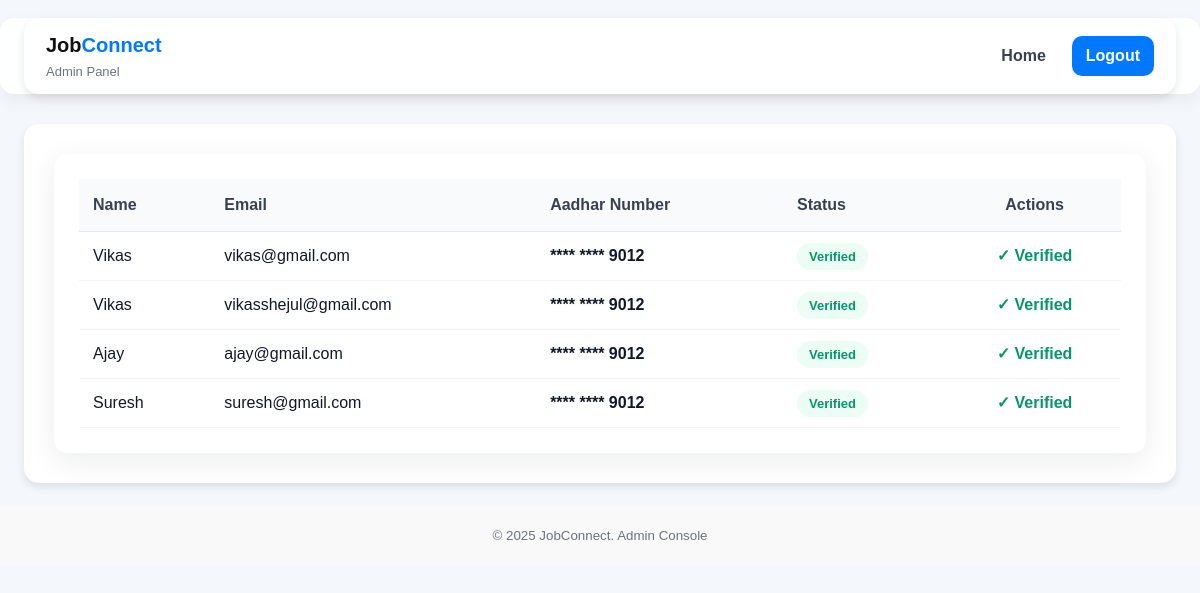
Page /admin (signed in) on the committed database.
### tables this page shows
CREATE TABLE users (
    id INTEGER PRIMARY KEY AUTOINCREMENT,
    name TEXT NOT NULL,
    email TEXT UNIQUE NOT NULL,
    password TEXT NOT NULL,
    role TEXT CHECK(role IN ('worker', 'employer')) NOT NULL
, is_verified INTEGER DEFAULT 0, adhar_no INTEGER (12), contact TEXT);

### app.py (the view)
@app.route('/admin')
def admin_dashboard():
    if not session.get('admin'):
        flash("Access denied.")
        return redirect(url_for('admin_login'))
    with get_conn() as conn:
        employers = conn.execute("""
            SELECT id, name, email, adhar_no, is_verified AS verified
            FROM users
            WHERE role='employer'
        """).fetchall()
    return render_template('admin_dashboard.html', employers=employers)

### app.py (called while the page is built)
def get_conn():
    conn = sqlite3.connect(DB_PATH, timeout=10)
    conn.row_factory = sqlite3.Row
    return conn

### templates/admin_dashboard.html (shortened to what this page needs)
<!DOCTYPE html>
<html lang="en">
<head>
  <link rel="stylesheet" href="{{ url_for('static', filename='css/style.css') }}">
</head>
<body>
  <header class="topbar">
    <div class="container">
      <div class="brand">
        <div class="logo">Job<span>Connect</span></div>
        <div class="subtitle">Admin Panel</div>
      </div>
      <nav class="nav">
        <a href="/admin" class="nav-link">Home</a>
        <a href="/logout" class="nav-cta">Logout</a>
      </nav>
    </div>
  </header>
  <main class="container admin-container">
    <div class="admin-card">
      <table class="admin-table">
        <thead>
          <tr>
            <th>Name</th>
            <th>Email</th>
            <th>Aadhar Number</th>
            <th>Status</th>
            <th style="text-align:center;">Actions</th>
          </tr>
        </thead>
        <tbody>
          {% for employer in employers %}
          <tr>
            <td>{{ employer['name'] }}</td>
            <td>{{ employer['email'] }}</td>
            <td>
              {% if employer['adhar_no'] %}
                {% set ad = employer['adhar_no'] | string %}
                <strong>**** **** {{ ad[-4:] }}</strong>
              {% else %}
                <span class="muted">Not provided</span>
              {% endif %}
            </td>
            <td>
              <span class="status-pill {% if employer['verified'] %}verified{% else %}pending{% endif %}">
                {% if employer['verified'] %}Verified{% else %}Pending{% endif %}
              </span>
            </td>
            <td class="actions-cell">
              {% if not employer['verified'] %}
                <form method="POST" action="{{ url_for('verify_employer', employer_id=employer['id']) }}">
                  <button class="btn small success">Verify</button>
                </form>
                <form method="POST" action="{{ url_for('reject_employer', employer_id=employer['id']) }}">
                  <button class="btn small danger">Reject</button>
                </form>
              {% else %}
                <span class="verified-check">✓ Verified</span>
              {% endif %}
            </td>
          </tr>
          {% endfor %}
        </tbody>
      </table>
    </div>
  </main>
  <footer class="footer">
    <small>© 2025 JobConnect. Admin Console</small>
  </footer>
</body>
</html>

### static/css/style.css (style rules this page uses)
* { margin: 0; padding: 0; box-sizing: border-box; font-family: "Poppins", sans-serif; }
body { background: #f4f7fc; color: #333; }
.container { max-width: 900px; margin: 40px auto; background: white; padding: 30px; border-radius: 15px; box-shadow: 0 4px 10px rgba(0,0,0,0.1); }
.logo { font-weight: 700; font-size: 1.5rem; }
.logo span { color: #0078ff; }
footer { text-align: center; padding: 25px; background: #f9f9f9; color: #555; margin-top: 40px; }
:root { --bg: #f4f7fc; --card: #fff; --muted: #6b7280; --accent: #0078ff; --accent-2: #1aa261; --shadow: 0 8px 30px rgba(16,24,40,0.08); --radius-lg: 14px; --radius-md: 10px; --container: 1200px; }
* { box-sizing:border-box;margin:0;padding:0 }
html,body { height:100% }
body { font-family: "Inter", "Poppins", system-ui, -apple-system, "Segoe UI", Roboto, "Helvetica Neue", Arial; background: var(--bg); color: #111827; -webkit-font-smoothing:antialiased; -moz-osx-font-smoothing:grayscale; line-height:1.5; }
.container { width: 96%; max-width: var(--container); margin: 0 auto; }
.topbar { background: rgba(255,255,255,0.9); backdrop-filter: blur(6px); border-radius: 14px; margin: 18px auto; box-shadow: 0 6px 18px rgba(2,6,23,0.06); }
.topbar .container { display:flex; align-items:center; gap:20px; padding: 12px 22px; }
.brand { display:flex;flex-direction:column;gap:2px }
.logo { font-weight:700;font-size:20px;color:#111 }
.logo span { color:var(--accent) }
.subtitle { font-size:13px;color:var(--muted) }
.nav { margin-left:auto;display:flex;gap:14px;align-items:center }
.nav-link { color:#374151;text-decoration:none;padding:8px 12px;border-radius:8px;font-weight:600 }
.nav-cta { background:var(--accent);color:#fff;padding:8px 14px;border-radius:10px;text-decoration:none;font-weight:700 }
.footer { margin-top:22px;padding:18px 0;text-align:center;color:var(--muted) }
.admin-container { margin-top: 30px; }
.admin-card { background: var(--card); padding: 25px; border-radius: var(--radius-lg); box-shadow: var(--shadow); }
.admin-table { width: 100%; border-collapse: collapse; }
.admin-table th { background: #f8fafc; padding: 14px; text-align: left; font-weight: 600; color: #374151; border-bottom: 1px solid #e5e7eb; }
.admin-table td { padding: 12px 14px; border-bottom: 1px solid #f1f5f9; }
.status-pill { padding: 6px 12px; border-radius: 14px; font-weight: 600; font-size: 13px; }
.status-pill.verified { background: #ecfdf5; color: #059669; }
.actions-cell { display: flex; gap: 8px; justify-content: center; }
.verified-check { color: #059669; font-weight: 700; }

### rows in the picture
users: name "Vikas", email "vikas@gmail.com", ad "9012", is_verified "Verified"
users: name "Vikas", email "vikasshejul@gmail.com", ad "9012", is_verified "Verified"
users: name "Ajay", email "ajay@gmail.com", ad "9012", is_verified "Verified"
users: name "Suresh", email "suresh@gmail.com", ad "9012", is_verified "Verified"
